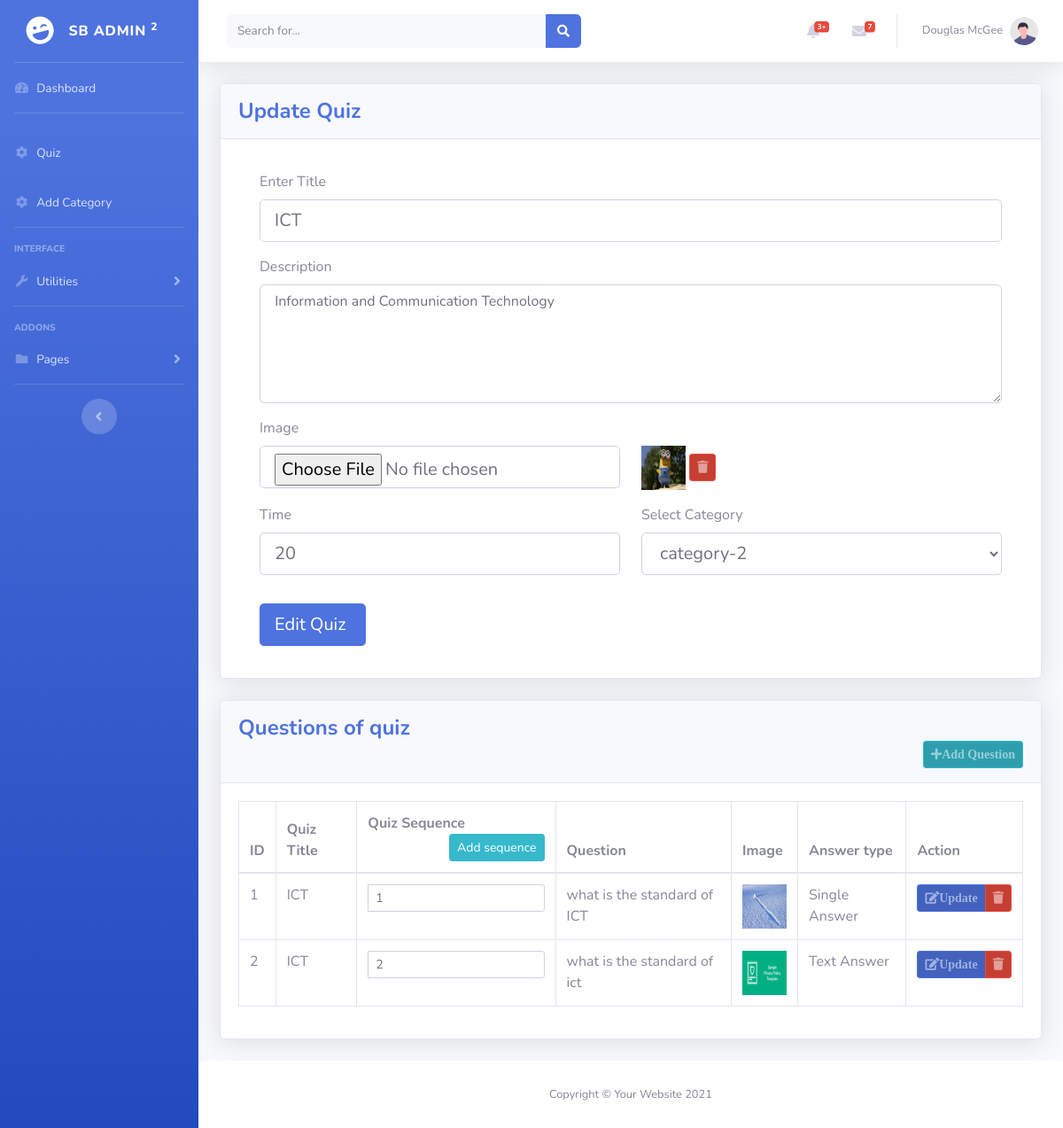
The app's page /admin/update_quiz.php?id=1 with its own data.
### tables this page shows
CREATE TABLE IF NOT EXISTS `quiz` (
  `id` int(11) NOT NULL AUTO_INCREMENT,
  `title` varchar(250) NOT NULL,
  `description` varchar(250) NOT NULL,
  `time` int(11) NOT NULL,
  `image` varchar(256) NOT NULL,
  `category_id` int(11) NOT NULL,
  `modified_by` int(11) NOT NULL,
  `last_update` datetime NOT NULL,
  `is_expired` int(3) NOT NULL,
  PRIMARY KEY (`id`)
);

CREATE TABLE IF NOT EXISTS `category` (
  `id` int(11) NOT NULL AUTO_INCREMENT,
  `category_name` varchar(250) NOT NULL,
  `modified_by` int(11) NOT NULL,
  `last_update` datetime(6) NOT NULL,
  `is_expired` int(3) NOT NULL,
  PRIMARY KEY (`id`)
);

CREATE TABLE IF NOT EXISTS `question` (
  `id` int(11) NOT NULL AUTO_INCREMENT,
  `quiz_id` int(11) NOT NULL,
  `sequence` int(11) NOT NULL,
  `question` varchar(250) NOT NULL,
  `image` varchar(250) NOT NULL,
  `answer_type` int(11) NOT NULL,
  `modified_by` int(11) NOT NULL,
  `last_update` datetime(6) NOT NULL,
  `is_expired` int(3) NOT NULL,
  PRIMARY KEY (`id`),
  KEY `quiz_id` (`quiz_id`),
  KEY `answer_type` (`answer_type`)
);

CREATE TABLE IF NOT EXISTS `answer_type` (
  `id` int(11) NOT NULL AUTO_INCREMENT,
  `type` varchar(250) NOT NULL,
  `value` varchar(250) NOT NULL,
  PRIMARY KEY (`id`)
);

### admin/dbConnection.php (called while the page is built, shortened)
<?php
class DatabaseConnection{
    public function __construct(){
        $con =new mysqli(DB_HOST,DB_USER,DB_PASSWORD,DB_DATABASE);
        return $this->con=$con;
    }
}
?>

### admin/update_quiz.php (the view, shortened to what this page needs)
<?php
include ("dbConnection.php");
$db= new DatabaseConnection;
function SanitizeValues($data) {
    $data = trim($data);
    $data = stripslashes($data);
    $data = htmlspecialchars($data);
    return $data;
}
if (isset($_GET['id'])) {
    $q_id = $_GET['id'];
    $q_get_quiz_details = "SELECT * FROM `quiz` WHERE `id`='$q_id'";
    $r_q_get_quiz_details =mysqli_query($db->con, $q_get_quiz_details);
    if ($r_q_get_quiz_details->num_rows > 0) {
        while ($row = $r_q_get_quiz_details->fetch_assoc()) {
            $q_id = $row['id'];
            $title = $row['title'];
            $description = $row['description'];
            $time= $row['time'];
            $image = SanitizeValues($row['image']);
            $category_id = $row['category_id'];
            $q_get_category_id="SELECT * FROM `category` WHERE `id`='$category_id'";
            $result_q_get_category_id =mysqli_query($db->con, $q_get_category_id);
            $n_raws_used_category = mysqli_num_rows( $result_q_get_category_id);
            if($n_raws_used_category){
                $row_category_id = mysqli_fetch_array($result_q_get_category_id);
                $category=$row_category_id["category_name"];
            }
            $q_get_quiz_question="SELECT * FROM `question` WHERE `quiz_id`='$q_id' AND `is_expired`=0";
            $r_q_get_quiz_question =mysqli_query($db->con, $q_get_quiz_question);
    }
    include ("header.php");
?>
<div class="container-fluid">
    <div class="card shadow mb-4">
        <div class="card-header py-3">
            <h4 class="m-0 font-weight-bold text-primary">Update Quiz</h4>
        </div>
        <div class="card-body">
            <div class="container mt-3 ">
                <form action="<?php echo htmlspecialchars($_SERVER["PHP_SELF"]);?>" method="post" class="formi" enctype="multipart/form-data">
                    <div class="question">
                        <div class="form-outline mb-3">
                            <label class="form-label" for="question">Enter Title</label>
                            <input type="text" id="form3Example3" value="<?php echo $title; ?>" name="title" class="form-control form-control-lg"
                            placeholder="Enter quiz title" />
                        </div>
                        <div class="form-outline mb-3">
                            <label for="description" class="form-label">Description</label>
                            <textarea class="form-control" rows="5" id="description" name="description" placeholder="Enter description"> <?php echo $description; ?></textarea>
                        </div>
                        <div class="form-outline mb-3">
                            <label for="description" class="form-label">Image</label>
                            <div class="form-group row">
                                <div class="col-sm-6 mb-3 mb-sm-0">
                                    <input type="file" id="image" name="new_image" class="form-control form-control-lg" placeholder="Enter image " />
                                </div>
                                <div class=" col-sm-6">
                                    <?php
                                        if( !empty($image)){
                                        ?>
                                            <img src=".././quiz_images/thumbs/<?php echo $image;?>" height="50" width="50" value="<?=$image;?>"/>
                                            <a class="btn btn-danger btn-icon-split btn-sm" href="javascript: delete_quiz_record(<?php echo $q_id; ?>)">
                                                <span class="icon text-white-50">
                                                    <i class="fas fa-trash"></i>
                                                </span>
                                            </a>
                                    <?php
                                        }
                                        ?>
                                </div>
                            </div>
                        </div>
                        <div class="form-group row">
                            <div class="col-sm-6 mb-3 mb-sm-0">
                                <div class="form-outline mb-3">
                                    <label class="form-label" for="time">Time</label>
                                    <input type="text" id="myTextBox" value="<?php echo $time; ?>" name="time" class="form-control form-control-lg"
                                    placeholder="Enter Time" />
                                </div>
                            </div>
                            <div class=" col-sm-6">
                                <div class="form-outline mb-3">
                                    <label class="form-label" for="question">Select Category</label>
                                    <select id="category" name="category" class="form-control form-control-lg ">
                                    <?php
                                    echo '<option value="'.$category_id.'">'.$category.'</option>';
                                    ?>
                                    </select>
                                </div>
                            </div>
                        </div>
                    </div>
                    <div class="form-outline mb-3">
                        <input class="btn btn-primary btn-lg" type="submit" value="Edit Quiz " name="update" />
                    </div>
                </form>
            </div>
        </div>
    </div>
</div>
    <div class="container-fluid">
            <div class="card shadow mb-4">
                <div class="card-header py-3">
                    <h4 class="m-0 font-weight-bold text-primary">Questions of quiz</h4>
                    <a class="btn btn-info btn-icon-split btn-sm float-right" href="question.php?last_quiz_id=<?php echo $q_id; ?>">
                        <span class="icon text-white-50">
                            <i class="fas fa-plus">Add Question</i>
                        </span>
                    </a>
                </div>
                <div class="card-body">
                    <div class="table-responsive">
                        <table class="table table-bordered">
                            <form action="<?php echo htmlspecialchars($_SERVER["PHP_SELF"]);?>" method="post" class="formi" enctype="multipart/form-data">
                                <thead>
                                    <tr>
                                        <th>ID</th>
                                        <th>Quiz Title</th>
                                        <th>Quiz Sequence
                                            <input class="btn btn-info btn-sm float-right" type="submit" value="Add sequence" name="set_sequence" />
                                        </th>
                                        <th>Question</th>
                                        <th>Image</th>
                                        <th>Answer type</th>
                                        <th>Action</th>
                                    </tr>
                                </thead>
                                <tbody>
                                    <?php
                                        if ($r_q_get_quiz_question->num_rows> 0) {
                                            while ($row_q = $r_q_get_quiz_question->fetch_assoc()) {
                                                $answer_type_id=$row_q['answer_type'];
                                                $q_get_anwer_type= ("SELECT * FROM `answer_type` WHERE id='$answer_type_id'");
                                                $result_q_get_anwer_type =mysqli_query($db->con, $q_get_anwer_type);
                                                $row_anwer_type = mysqli_fetch_array($result_q_get_anwer_type);
                                    ?>
                                            <tr>
                                                <td><?php echo $row_q['id']; ?></td>
                                                <td><?php echo $title; ?></td>
                                                <td>
                                                <div class="input-group mb-3">
                                                    <input class="form-control form-control-sm" type='text' name='sequence[]' value="<?php echo $row_q['sequence']; ?>">
                                                </div>
                                                </td>
                                                <td><?php echo $row_q['question']; ?></td>
                                                <td><?php
                                                        echo "<img src='.././question_images/thumbs/".$row_q['image']."' width='50' height='50'>";
                                                    ?>
                                                </td>
                                                <td><?php echo $row_anwer_type['type']; ?></td>
                                                <td>
                                                    <div class="btn-group">
                                                        <a class="btn btn-primary btn-icon-split btn-sm" href="update_question.php?question_id=<?php echo $row_q['id']; ?>">
                                                            <span class="icon text-white-50">
                                                                <i class="fas fa-edit">Update</i>
                                                            </span>
                                                        </a>
                                                        <a class="btn btn-danger btn-icon-split btn-sm" href="javascript: delete_record(<?php echo $row_q['id']; ?>)">
                                                            <span class="icon text-white-50">
                                                                <i class="fas fa-trash"></i>
                                                            </span>
                                                        </a>
                                                    </div>
                                                </td>
                                            </tr>
                                    <?php  }
                                        }else{
                                            echo " unsuccess";
                                        }
                                    ?>
                                </tbody>
                            </form>
                        </table>
                    </div>
                </div>
            </div>
        </div>
<?php
    include ("footer.php");
 ?>
        </body>
    </html>
<?php
    }
}
?>

### records on screen
quiz: title "ICT", description "Information and Communication Technology", image (picture), time "20"
category: category "category-2"
question: id "1", quiz.title "ICT", sequence "1", question "what is the standard of ICT", shows a picture, answer_type.type "Single Answer"
question: id "2", quiz.title "ICT", sequence "2", question "what is the standard of ict", image (picture), answer_type.type "Text Answer"
